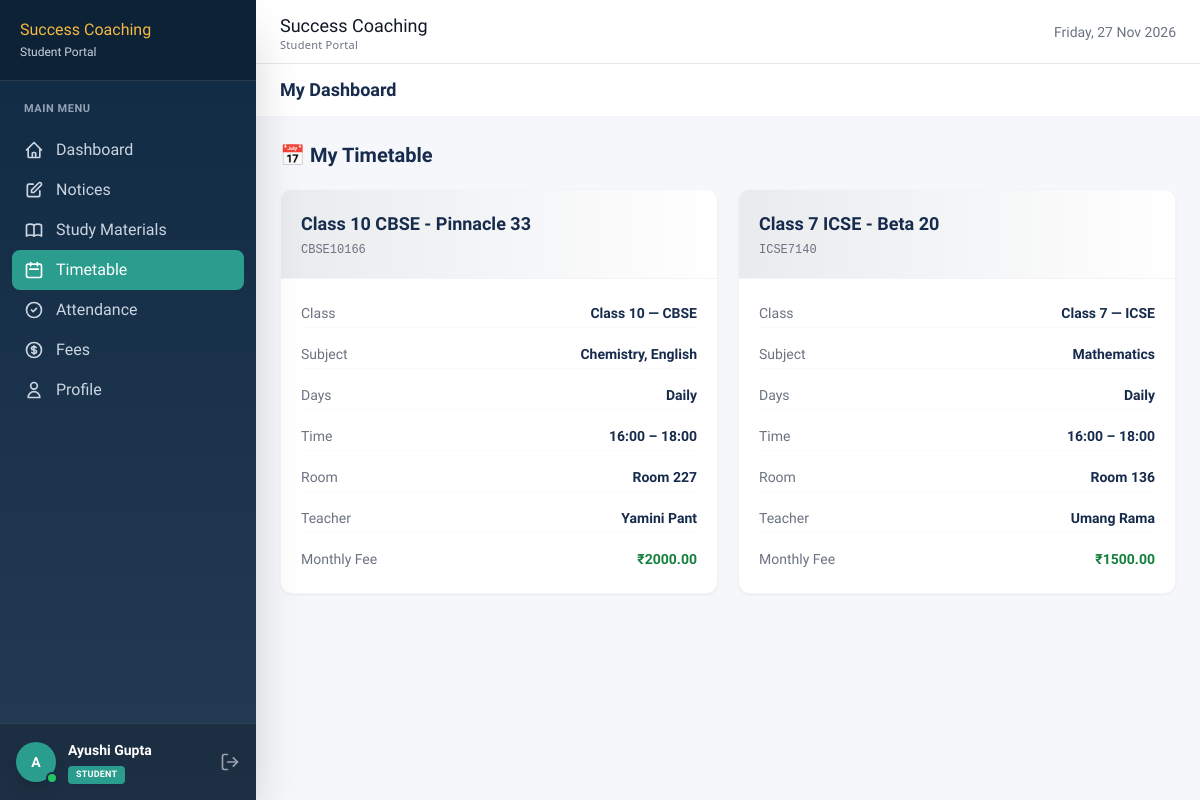
Page /student-portal/timetable/ (signed in) on the committed database.
### accounts/models.py (models this page shows)
class User(AbstractUser):
    ROLE_CHOICES = [('admin', 'Admin'), ('staff', 'Staff'), ('student', 'Student')]
    role = models.CharField(max_length=20, choices=ROLE_CHOICES, default='student')
    phone = models.CharField(max_length=15, blank=True)
    profile_photo = models.ImageField(upload_to='profiles/', blank=True, null=True)
    created_at = models.DateTimeField(auto_now_add=True)

### batches/models.py (models this page shows, shortened)
class Batch(models.Model):
    DAYS_CHOICES = [
        ('MWF', 'Mon-Wed-Fri'),
        ('TTS', 'Tue-Thu-Sat'),
        ('DAILY', 'Daily'),
        ('WEEKEND', 'Weekend'),
    ]
    TIME_SLOT_CHOICES = [
        ('morning', 'Morning (6AM–9AM)'),
        ('afternoon', 'Afternoon (12PM–3PM)'),
        ('evening', 'Evening (4PM–7PM)'),
    ]
    batch_name = models.CharField(max_length=100)
    batch_code = models.CharField(max_length=20, unique=True)
    class_level = models.CharField(max_length=5, choices=[(str(i), f'Class {i}') for i in range(5, 13)])
    board = models.CharField(max_length=10, choices=[('CBSE', 'CBSE'), ('ICSE', 'ICSE'), ('BOTH', 'Both')])
    subjects = models.ManyToManyField(Subject, blank=True)
    teacher = models.ForeignKey('staff.Staff', on_delete=models.SET_NULL, null=True)
    students = models.ManyToManyField('students.Student', blank=True, related_name='batches')
    days = models.CharField(max_length=20, choices=DAYS_CHOICES)
    time_slot = models.CharField(max_length=20, choices=TIME_SLOT_CHOICES)
    start_time = models.TimeField()
    end_time = models.TimeField()
    start_date = models.DateField()
    max_students = models.IntegerField(default=30)
    is_active = models.BooleanField(default=True)
    room_number = models.CharField(max_length=20, blank=True)
    monthly_fee = models.DecimalField(max_digits=8, decimal_places=2)

class Subject(models.Model):
    name = models.CharField(max_length=100)
    code = models.CharField(max_length=20)

### staff/models.py (models this page shows, shortened)
class Staff(models.Model):
    user = models.OneToOneField(settings.AUTH_USER_MODEL, on_delete=models.CASCADE)
    employee_id = models.CharField(max_length=20, unique=True)
    designation = models.CharField(max_length=100)
    subject_expertise = models.CharField(max_length=200)
    qualification = models.CharField(max_length=200)
    date_of_joining = models.DateField()
    salary = models.DecimalField(max_digits=10, decimal_places=2)
    is_active = models.BooleanField(default=True)
    address = models.TextField(blank=True)
    emergency_contact = models.CharField(max_length=15, blank=True)

### student_portal/views.py (the view)
# urls.py: path('timetable/', views.student_timetable, name='student_portal_timetable'),
@student_required
def student_timetable(request):
    try:
        student = request.user.student
    except Exception:
        return render(request, 'student_portal/no_profile.html', {})
    my_batches = student.batches.filter(is_active=True).select_related('teacher__user').prefetch_related('subjects')
    return render(request, 'student_portal/timetable.html', {
        'student': student,
        'my_batches': my_batches,
    })

### accounts/context_processors.py (called while the page is built)
def dashboard_base(request):
    context = {}
    if not request.user.is_authenticated:
        context['base_template'] = 'base_dashboard.html'
        return context
    if request.user.role == 'staff':
        context['base_template'] = 'base_staff.html'
        context['active_notices'] = Notice.objects.filter(is_active=True)
    elif request.user.role == 'student':
        context['base_template'] = 'base_dashboard.html'
        context['active_notices'] = Notice.objects.filter(is_active=True, target_audience='all')
    else:
        context['base_template'] = 'base_dashboard.html'
        context['active_notices'] = Notice.objects.filter(is_active=True)
    return context

### templates/student_portal/timetable.html (shortened to what this page needs)
{% extends 'base_student.html' %}
{% block content %}
<h2 class="text-xl font-bold text-dark mb-5">📅 My Timetable</h2>
<div class="grid grid-cols-1 sm:grid-cols-2 gap-5">
    {% for batch in my_batches %}
    <div class="bg-white rounded-xl shadow-sm border border-gray-100 overflow-hidden hover:-translate-y-0.5 transition-all hover:shadow-md">
        <div class="p-5 bg-gradient-to-r from-primary/10 to-white border-b border-gray-100">
            <h3 class="font-bold text-dark text-lg">{{ batch.batch_name }}</h3>
            <p class="text-xs text-gray-500 mt-1 font-mono">{{ batch.batch_code }}</p>
        </div>
        <div class="p-5 space-y-3 text-sm">
            <div class="flex justify-between py-1 border-b border-gray-50">
                <span class="text-gray-500">Class</span>
                <span class="font-semibold">Class {{ batch.class_level }} — {{ batch.board }}</span>
            </div>
            <div class="flex justify-between py-1 border-b border-gray-50">
                <span class="text-gray-500">Subject</span>
                <span class="font-semibold">
                    {% for sub in batch.subjects.all %}
                        {{ sub.name }}{% if not forloop.last %}, {% endif %}
                    {% empty %}—{% endfor %}
                </span>
            </div>
            <div class="flex justify-between py-1 border-b border-gray-50">
                <span class="text-gray-500">Days</span>
                <span class="font-semibold">{{ batch.get_days_display }}</span>
            </div>
            <div class="flex justify-between py-1 border-b border-gray-50">
                <span class="text-gray-500">Time</span>
                <span class="font-semibold">{{ batch.start_time|time:"H:i" }} – {{ batch.end_time|time:"H:i" }}</span>
            </div>
            {% if batch.room_number %}
            <div class="flex justify-between py-1 border-b border-gray-50">
                <span class="text-gray-500">Room</span>
                <span class="font-semibold">{{ batch.room_number }}</span>
            </div>
            {% endif %}
            <div class="flex justify-between py-1 border-b border-gray-50">
                <span class="text-gray-500">Teacher</span>
                <span class="font-semibold">{{ batch.teacher.user.get_full_name|default:"—" }}</span>
            </div>
            <div class="flex justify-between py-1">
                <span class="text-gray-500">Monthly Fee</span>
                <span class="font-bold text-green-700">₹{{ batch.monthly_fee }}</span>
            </div>
        </div>
    </div>
    {% empty %}
    <div class="col-span-2 bg-white rounded-xl p-12 text-center text-gray-400">
        <p class="text-4xl mb-3">📚</p>
        <p>You are not enrolled in any batch yet.</p>
    </div>
    {% endfor %}
</div>
{% endblock %}

### templates/base_student.html (shortened to what this page needs)
<!DOCTYPE html>
<html lang="en">
<head>
    <script src="https://cdn.tailwindcss.com"></script>
</head>
<body class="bg-light text-dark flex h-screen overflow-hidden">
    <aside
        class="fixed md:relative inset-y-0 left-0 z-30 w-64 bg-gradient-to-b from-[#102A43] to-[#243B53] text-white flex flex-col h-full flex-shrink-0 shadow-2xl transform -translate-x-full md:translate-x-0 transition-transform duration-300 ease-in-out overflow-y-auto"
        style="-ms-overflow-style: none; scrollbar-width: none;">
        <div class="p-5 border-b border-white/10 bg-black/20">
            <div class="flex items-center gap-3">
                <div>
                    <p class="font-heading text-accent text-base leading-tight">Success Coaching</p>
                    <p class="text-xs text-slate-300 mt-1">Student Portal</p>
                </div>
            </div>
        </div>
        <nav class="flex-1 py-5 px-3">
            <div class="mb-6">
                <p class="text-[11px] text-slate-400 uppercase tracking-wider px-3 mb-3 font-bold">Main Menu</p>
                <ul>
                    <li>
                        <a href="{% url 'student_portal_home' %}"
                            class="nav-link group {% if request.resolver_match.url_name == 'student_portal_home' %}active bg-secondary text-white{% else %}text-slate-300 hover:bg-white/5 hover:text-white{% endif %} flex items-center gap-3 px-3 py-2 rounded-lg transition-all duration-200">
                            <span class="font-small">Dashboard</span>
                        </a>
                    </li>
                    <li>
                        <a href="{% url 'student_portal_notices' %}"
                            class="nav-link group {% if request.resolver_match.url_name == 'student_portal_notices' %}active bg-secondary text-white{% else %}text-slate-300 hover:bg-white/5 hover:text-white{% endif %} flex items-center gap-3 px-3 py-2 rounded-lg transition-all duration-200">
                            <span class="font-small">Notices</span>
                        </a>
                    </li>
                    <li>
                        <a href="{% url 'student_portal_materials' %}"
                            class="nav-link group {% if request.resolver_match.url_name == 'student_portal_materials' %}active bg-secondary text-white{% else %}text-slate-300 hover:bg-white/5 hover:text-white{% endif %} flex items-center gap-3 px-3 py-2 rounded-lg transition-all duration-200">
                            <span class="font-small">Study Materials</span>
                        </a>
                    </li>
                    <li>
                        <a href="{% url 'student_portal_timetable' %}"
                            class="nav-link group {% if request.resolver_match.url_name == 'student_portal_timetable' %}active bg-secondary text-white{% else %}text-slate-300 hover:bg-white/5 hover:text-white{% endif %} flex items-center gap-3 px-3 py-2 rounded-lg transition-all duration-200">
                            <svg class="w-5 h-5 transition-transform group-hover:scale-110" fill="none"
                                stroke="currentColor" viewBox="0 0 24 24">
                                <path stroke-linecap="round" stroke-linejoin="round" stroke-width="2"
                                    d="M8 7V3m8 4V3m-9 8h10M5 21h14a2 2 0 002-2V7a2 2 0 00-2-2H5a2 2 0 00-2 2v12a2 2 0 002 2z">
                                </path>
                            </svg>
                            <span class="font-small">Timetable</span>
                        </a>
                    </li>
                    <li>
                        <a href="{% url 'student_portal_attendance' %}"
                            class="nav-link group {% if request.resolver_match.url_name == 'student_portal_attendance' %}active bg-secondary text-white{% else %}text-slate-300 hover:bg-white/5 hover:text-white{% endif %} flex items-center gap-3 px-3 py-2 rounded-lg transition-all duration-200">
                            <svg class="w-5 h-5 transition-transform group-hover:scale-110" fill="none"
                                stroke="currentColor" viewBox="0 0 24 24">
                                <path stroke-linecap="round" stroke-linejoin="round" stroke-width="2"
                                    d="M9 12l2 2 4-4m6 2a9 9 0 11-18 0 9 9 0 0118 0z"></path>
                            </svg>
                            <span class="font-small">Attendance</span>
                        </a>
                    </li>
                    <li>
                        <a href="{% url 'student_portal_fees' %}"
                            class="nav-link group {% if request.resolver_match.url_name == 'student_portal_fees' %}active bg-secondary text-white{% else %}text-slate-300 hover:bg-white/5 hover:text-white{% endif %} flex items-center gap-3 px-3 py-2 rounded-lg transition-all duration-200">
                            <span class="font-small">Fees</span>
                        </a>
                    </li>
                    <li>
                        <a href="{% url 'student_portal_profile' %}"
                            class="nav-link group {% if request.resolver_match.url_name == 'student_portal_profile' %}active bg-secondary text-white{% else %}text-slate-300 hover:bg-white/5 hover:text-white{% endif %} flex items-center gap-3 px-3 py-2 rounded-lg transition-all duration-200">
                            <svg class="w-5 h-5 transition-transform group-hover:scale-110" fill="none"
                                stroke="currentColor" viewBox="0 0 24 24">
                                <path stroke-linecap="round" stroke-linejoin="round" stroke-width="2"
                                    d="M16 7a4 4 0 11-8 0 4 4 0 018 0zM12 14a7 7 0 00-7 7h14a7 7 0 00-7-7z"></path>
                            </svg>
                            <span class="font-small">Profile</span>
                        </a>
                    </li>
                </ul>
            </div>
        </nav>
        <div class="p-4 border-t border-white/10 bg-black/20">
            <div class="flex items-center gap-3 group">
                <div class="relative">
                    <div
                        class="w-10 h-10 bg-secondary rounded-full flex items-center justify-center font-bold text-white text-sm shadow-lg shrink-0">
                        {{ request.user.first_name|first|upper }}
                    </div>
                    <div class="absolute -bottom-0.5 -right-0.5 w-3 h-3 bg-green-500 rounded-full border-2 border-dark">
                    </div>
                </div>
                <div class="min-w-0 flex-1">
                    <div class="text-sm font-bold truncate group-hover:text-accent transition-colors">
                        {{ request.user.get_full_name }}
                    </div>
                    <div>
                        <span
                            class="bg-secondary text-white px-2 py-0.5 rounded font-bold uppercase tracking-wide text-[9px] inline-block shadow-sm">Student</span>
                    </div>
                </div>
                <a href="{% url 'logout' %}" title="Logout"
                    class="text-gray-400 hover:text-red-400 transition-all text-xl hover:scale-110 transform">
                    <svg xmlns="http://www.w3.org/2000/svg" width="20" height="20" viewBox="0 0 24 24" fill="none"
                        stroke="currentColor" stroke-width="2" stroke-linecap="round" stroke-linejoin="round">
                        <path d="M9 21H5a2 2 0 0 1-2-2V5a2 2 0 0 1 2-2h4" />
                        <path d="M16 17l5-5-5-5" />
                        <path d="M21 12H9" />
                    </svg>
                </a>
            </div>
        </div>
    </aside>
    <div class="flex-1 flex flex-col h-full overflow-hidden">
        <header
            class="h-16 bg-white border-b border-gray-200 flex items-center justify-between px-4 md:px-6 shrink-0 shadow-sm">
            <div class="flex items-center gap-3">
                <a href="{% url 'student_portal_home' %}"
                    class="flex items-center transition-opacity hover:opacity-80 ml-3 md:ml-0 mt-1">
                    <div class="font-heading text-lg text-gray-900 leading-tight">
                        Success Coaching
                        <span class="block text-[11px] text-gray-500 font-sans font-normal tracking-wide">Student
                            Portal</span>
                    </div>
                </a>
            </div>
            <div class="flex items-center gap-4">
                <div class="text-sm text-gray-500 hidden sm:block">{% now "l, j M Y" %}</div>
            </div>
        </header>
        <div class="bg-white border-b border-gray-100 px-6 py-3 flex items-center justify-between">
            <h1 class="text-lg font-bold text-dark">{% block page_title %}My Dashboard{% endblock %}</h1>
        </div>
        <main class="flex-1 overflow-y-auto p-4 md:p-6 bg-light">
            {% block content %}{% endblock %}
        </main>
    </div>
</body>
</html>

### templates/base_student.html (style rules this page uses)
body { font-family: 'Hind', sans-serif; color: #172B4D; background-color: #F5F7FA; }
.nav-link { @apply flex items-center gap-3 px-3 py-2 rounded text-slate-300 hover:bg-white/10 hover:text-white transition-all duration-150; }
.nav-link.active { @apply bg-secondary text-white font-semibold shadow-md; }

### rows in the picture
User: user.first_name|first "A", user.get_full_name "Ayushi Gupta"
Batch: batch_name "Class 10 CBSE - Pinnacle 33", batch_code "CBSE10166", class_level "10", board "CBSE", days "Daily", start_time "16:00", end_time "18:00", room_number "Room 227", teacher.user.get_full_name "Yamini Pant", monthly_fee "2000.00"
Subject: name "Chemistry"
Subject: name "English"
Batch: batch_name "Class 7 ICSE - Beta 20", batch_code "ICSE7140", class_level "7", board "ICSE", days "Daily", start_time "16:00", end_time "18:00", room_number "Room 136", teacher.user.get_full_name "Umang Rama", monthly_fee "1500.00"
Subject: name "Mathematics"
